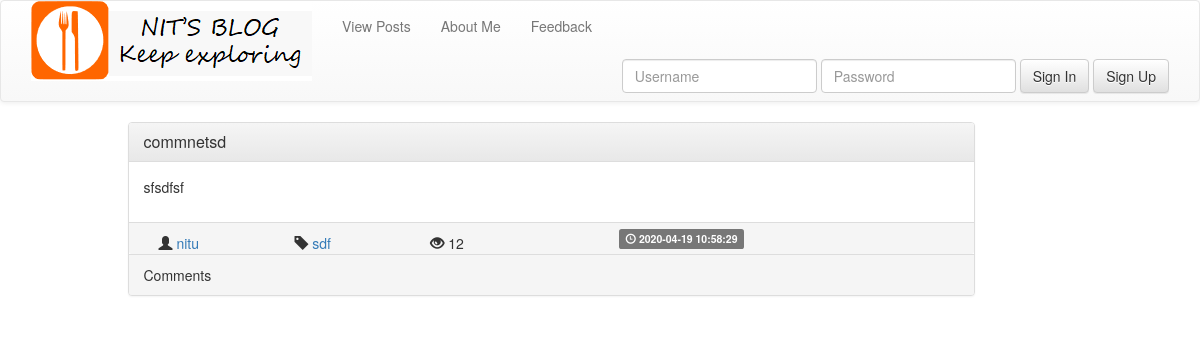
/posts/post.php?id=19, run on the app's committed database.
### tables this page shows
CREATE TABLE `posts` (
  `postID` int(11) NOT NULL,
  `postTitle` varchar(200) NOT NULL,
  `postDesc` varchar(10000) NOT NULL,
  `postTime` timestamp NOT NULL DEFAULT current_timestamp() ON UPDATE current_timestamp(),
  `postTag` varchar(40) NOT NULL,
  `postAuthor` varchar(40) NOT NULL
);

CREATE TABLE `user_post` (
  `postAuthor` varchar(40) NOT NULL,
  `postID` int(11) NOT NULL,
  `postLikes` int(11) NOT NULL DEFAULT 0,
  `postDisLikes` int(11) NOT NULL,
  `postComments` int(11) NOT NULL DEFAULT 0,
  `postViews` int(11) NOT NULL DEFAULT 0
);

### include/algos.php (called while the page is built, shortened)
<?php
function increament_views($id , $author) {
  include("../db/dbconnect.php");
  $query="SELECT *
          FROM user_post
          WHERE postID='$id'
          ";
  $result=mysqli_query($conn , $query);
  if($result==true) {
      if(mysqli_num_rows($result) == 1) {
          while($row = mysqli_fetch_assoc($result)) {
              $views=$row['postViews'];
              $views = $views + 1;
              $query="UPDATE user_post
                      SET postViews='$views'
                      WHERE postID='$id'
                      ";
              $res=mysqli_query($conn , $query);
              return $row['postViews'];
          }
      }
  } else {
      echo "Failed to load views";
  }
}
return 0;
?>

### include/frame_post.php (the view, shortened to what this page needs)
<?php
	include_once("bootstrap_cdn.php");
?>
<div class="container">
		<div class="row">
			<div class="col-md-9 col-md-offset-1">
			<div class="panel panel-default">
		  		<div class="panel-heading">
		    		<h3 class="panel-title">
		    			<a href=<?php echo "post.php?id="; echo $id; ?> ><?php echo $title; ?></a>
		    		</h3>
		  		</div>
		  		<div class="panel-body">
						<?php
							echo $desc;
		    		?>
		  		</div>
		  		<div class="panel-footer">
						<span class="col-sm-2">
				  			<span class="glyphicon glyphicon-user" aria-hidden="true"></span>
				  			<a href=<?php echo "../users/profile.php?user="; echo $author; ?> >
										<?php echo $author?>
				  			</a>
					</span>
					<span class="col-sm-2">
							<span class="glyphicon glyphicon-tag" aria-hidden="true"></span>
			  			<a href=<?php echo "post.php?tags="; echo $tags; ?> >
									<?php echo $tags;?>
			  			</a>
					</span>
						<span class="col-sm-3">
							<?php
								 if(isset($views)) {
									 echo "<span class='glyphicon glyphicon-eye-open' aria-hidden='true'></span>"." ".$views;
								 }
							?>
						</span>
		  			<span class="label label-default">
							<span class="glyphicon glyphicon-time" aria-hidden="true"></span> <?php echo $time ?>
						</span>
		  		</div>
			<?php
					if(isset($_REQUEST['id'])) {
							include("../posts/comments.php");
					}
			?>
			</div>
		</div>
		</div>
</div>

### data on the page
posts: postTitle "commnetsd", postDesc "sfsdfsf", postAuthor "nitu", postTag "sdf", views "12", postTime "2020-04-19 10:58:29"
